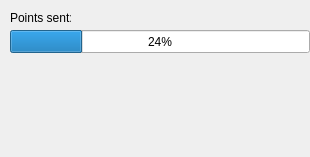
<?xml version="1.0" encoding="UTF-8"?>
<ui version="4.0">
 <class>DrawProcess</class>
 <widget class="QWidget" name="DrawProcess">
  <property name="windowModality">
   <enum>Qt::ApplicationModal</enum>
  </property>
  <property name="geometry">
   <rect>
    <x>0</x>
    <y>0</y>
    <width>310</width>
    <height>157</height>
   </rect>
  </property>
  <property name="windowTitle">
   <string>Sending...</string>
  </property>
  <widget class="QProgressBar" name="sendingProgress">
   <property name="geometry">
    <rect>
     <x>10</x>
     <y>30</y>
     <width>300</width>
     <height>23</height>
    </rect>
   </property>
   <property name="value">
    <number>24</number>
   </property>
  </widget>
  <widget class="QLabel" name="label">
   <property name="geometry">
    <rect>
     <x>10</x>
     <y>10</y>
     <width>61</width>
     <height>16</height>
    </rect>
   </property>
   <property name="text">
    <string>Points sent:</string>
   </property>
  </widget>
  <widget class="QPushButton" name="ButtonCancel">
   <property name="geometry">
    <rect>
     <x>190</x>
     <y>70</y>
     <width>89</width>
     <height>72</height>
    </rect>
   </property>
   <property name="text">
    <string/>
   </property>
   <property name="icon">
    <iconset resource="resources.qrc">
     <normaloff>:/res/icons/denied.ico</normaloff>:/res/icons/denied.ico</iconset>
   </property>
   <property name="iconSize">
    <size>
     <width>64</width>
     <height>64</height>
    </size>
   </property>
   <property name="flat">
    <bool>true</bool>
   </property>
  </widget>
 </widget>
 <resources>
  <include location="resources.qrc"/>
 </resources>
 <connections>
  <connection>
   <sender>ButtonCancel</sender>
   <signal>clicked()</signal>
   <receiver>DrawProcess</receiver>
   <slot>ButtonCancelClicked()</slot>
   <hints>
    <hint type="sourcelabel">
     <x>231</x>
     <y>93</y>
    </hint>
    <hint type="destinationlabel">
     <x>233</x>
     <y>104</y>
    </hint>
   </hints>
  </connection>
 </connections>
 <slots>
  <slot>ButtonCancelClicked()</slot>
 </slots>
</ui>
